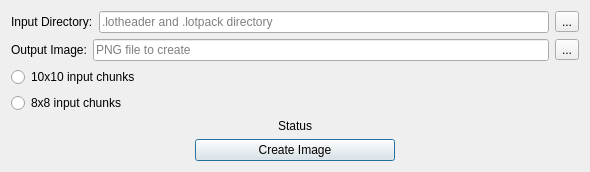
<?xml version="1.0" encoding="UTF-8"?>
<ui version="4.0">
 <class>InGameMapImageDialog</class>
 <widget class="QDialog" name="InGameMapImageDialog">
  <property name="geometry">
   <rect>
    <x>0</x>
    <y>0</y>
    <width>552</width>
    <height>106</height>
   </rect>
  </property>
  <property name="windowTitle">
   <string>Create World Image</string>
  </property>
  <layout class="QGridLayout" name="gridLayout">
   <item row="0" column="0">
    <layout class="QHBoxLayout" name="horizontalLayout_2">
     <item>
      <widget class="QLabel" name="label_2">
       <property name="text">
        <string>Input Directory:</string>
       </property>
      </widget>
     </item>
     <item>
      <widget class="QLineEdit" name="inputMapPath">
       <property name="minimumSize">
        <size>
         <width>450</width>
         <height>0</height>
        </size>
       </property>
       <property name="placeholderText">
        <string>.lotheader and .lotpack directory</string>
       </property>
      </widget>
     </item>
     <item>
      <widget class="QToolButton" name="buttonBrowseMap">
       <property name="text">
        <string>...</string>
       </property>
      </widget>
     </item>
    </layout>
   </item>
   <item row="3" column="0">
    <widget class="QRadioButton" name="radioButton300">
     <property name="text">
      <string>10x10 input chunks</string>
     </property>
     <attribute name="buttonGroup">
      <string notr="true">buttonGroup</string>
     </attribute>
    </widget>
   </item>
   <item row="1" column="0">
    <layout class="QHBoxLayout" name="horizontalLayout">
     <item>
      <widget class="QLabel" name="label">
       <property name="text">
        <string>Output Image:</string>
       </property>
      </widget>
     </item>
     <item>
      <widget class="QLineEdit" name="outputImagePath">
       <property name="placeholderText">
        <string>PNG file to create</string>
       </property>
      </widget>
     </item>
     <item>
      <widget class="QToolButton" name="buttonBrowseImage">
       <property name="text">
        <string>...</string>
       </property>
      </widget>
     </item>
    </layout>
   </item>
   <item row="6" column="0">
    <layout class="QHBoxLayout" name="horizontalLayout_3">
     <item>
      <spacer name="horizontalSpacer">
       <property name="orientation">
        <enum>Qt::Horizontal</enum>
       </property>
       <property name="sizeHint" stdset="0">
        <size>
         <width>40</width>
         <height>20</height>
        </size>
       </property>
      </spacer>
     </item>
     <item>
      <widget class="QPushButton" name="buttonCreateImage">
       <property name="minimumSize">
        <size>
         <width>200</width>
         <height>0</height>
        </size>
       </property>
       <property name="text">
        <string>Create Image</string>
       </property>
      </widget>
     </item>
     <item>
      <spacer name="horizontalSpacer_2">
       <property name="orientation">
        <enum>Qt::Horizontal</enum>
       </property>
       <property name="sizeHint" stdset="0">
        <size>
         <width>40</width>
         <height>20</height>
        </size>
       </property>
      </spacer>
     </item>
    </layout>
   </item>
   <item row="5" column="0">
    <widget class="QLabel" name="statusLabel">
     <property name="text">
      <string>Status</string>
     </property>
     <property name="alignment">
      <set>Qt::AlignCenter</set>
     </property>
    </widget>
   </item>
   <item row="4" column="0">
    <widget class="QRadioButton" name="radioButton256">
     <property name="text">
      <string>8x8 input chunks</string>
     </property>
     <attribute name="buttonGroup">
      <string notr="true">buttonGroup</string>
     </attribute>
    </widget>
   </item>
  </layout>
 </widget>
 <resources/>
 <connections/>
 <buttongroups>
  <buttongroup name="buttonGroup"/>
 </buttongroups>
</ui>
